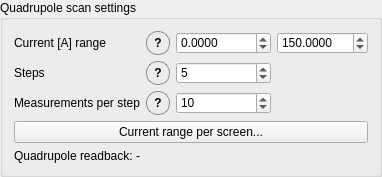
        <widget class="QGroupBox" name="scanGroup">
         <property name="styleSheet">
          <string notr="true">QGroupBox#scanGroup {
    border: 1px solid palette(mid);
    border-radius: 6px;
    margin-top: 8px;
    padding-top: 6px;
}
QGroupBox#scanGroup::title {
    subcontrol-origin: margin;
    left: 10px;
    padding: 0 4px 0 4px;
}</string>
         </property>
         <property name="title">
          <string>Quadrupole scan settings</string>
         </property>
         <layout class="QGridLayout" name="gridScan">
          <item row="0" column="2">
           <widget class="QDoubleSpinBox" name="maximum_current">
            <property name="decimals">
             <number>4</number>
            </property>
            <property name="minimum">
             <double>-10.000000000000000</double>
            </property>
            <property name="maximum">
             <double>10000.000000000000000</double>
            </property>
            <property name="value">
             <double>150.000000000000000</double>
            </property>
           </widget>
          </item>
          <item row="0" column="1">
           <widget class="QDoubleSpinBox" name="minimum_current">
            <property name="decimals">
             <number>4</number>
            </property>
            <property name="minimum">
             <double>-10000.000000000000000</double>
            </property>
            <property name="maximum">
             <double>10000.000000000000000</double>
            </property>
            <property name="value">
             <double>0.000000000000000</double>
            </property>
           </widget>
          </item>
          <item row="0" column="0">
           <layout class="QHBoxLayout" name="deltaMinLabelHBox">
            <item>
             <widget class="QLabel" name="label">
              <property name="text">
               <string>Current [A] range</string>
              </property>
             </widget>
            </item>
            <item>
             <widget class="QToolButton" name="delta_min_info_button">
              <property name="minimumSize">
               <size>
                <width>24</width>
                <height>24</height>
               </size>
              </property>
              <property name="maximumSize">
               <size>
                <width>24</width>
                <height>24</height>
               </size>
              </property>
              <property name="cursor">
               <cursorShape>PointingHandCursor</cursorShape>
              </property>
              <property name="toolTip">
               <string>&lt;html&gt;&lt;head/&gt;&lt;body&gt;&lt;p&gt;Range of quadrupole current for a quadrupole scan. &lt;/p&gt;&lt;p&gt;The tool picks uniformly number of steps between minimum and maximum current.&lt;/p&gt;&lt;/body&gt;&lt;/html&gt;</string>
              </property>
              <property name="styleSheet">
               <string notr="true">QToolButton#delta_min_info_button {
    border: 1px solid #888;
    border-radius: 11px;
    min-width: 22px;
    max-width: 22px;
    min-height: 22px;
    max-height: 22px;
    padding: 0px;
    font-weight: bold;
}
QToolButton#delta_min_info_button:hover {
    background-color: rgba(128, 128, 128, 60);
}</string>
              </property>
              <property name="text">
               <string>?</string>
              </property>
              <property name="toolButtonStyle">
               <enum>Qt::ToolButtonTextOnly</enum>
              </property>
              <property name="autoRaise">
               <bool>false</bool>
              </property>
             </widget>
            </item>
           </layout>
          </item>
          <item row="1" column="0">
           <layout class="QHBoxLayout" name="horizontalLayout_2">
            <item>
             <widget class="QLabel" name="steps_label">
              <property name="text">
               <string>Steps</string>
              </property>
             </widget>
            </item>
            <item>
             <widget class="QToolButton" name="steps_toolbutton">
              <property name="toolTip">
               <string>&lt;html&gt;&lt;head/&gt;&lt;body&gt;&lt;p&gt;Number of quadrupole scan steps between the minimum and the maximum current.&lt;br/&gt;Set to 0 to run conventional multi-screen emittance measurement without scanning the quadrupole. &lt;/p&gt;&lt;p&gt;Steps == 0 can also be used to gather data from the screens.&lt;/p&gt;&lt;/body&gt;&lt;/html&gt;</string>
              </property>
              <property name="styleSheet">
               <string notr="true">QToolButton#steps_toolbutton {
    border: 1px solid #888;
    border-radius: 11px;
    min-width: 22px;
    max-width: 22px;
    min-height: 22px;
    max-height: 22px;
    padding: 0px;
    font-weight: bold;
}
QToolButton#steps_toolbutton:hover {
    background-color: rgba(128, 128, 128, 60);
}</string>
              </property>
              <property name="text">
               <string>?</string>
              </property>
             </widget>
            </item>
           </layout>
          </item>
          <item row="2" column="0">
           <layout class="QHBoxLayout" name="horizontalLayout_3">
            <item>
             <widget class="QLabel" name="nshots_label">
              <property name="text">
               <string>Measurements per step</string>
              </property>
             </widget>
            </item>
            <item>
             <widget class="QToolButton" name="nshots_toolbutton">
              <property name="toolTip">
               <string>&lt;html&gt;&lt;head/&gt;&lt;body&gt;&lt;p&gt;Number of beam size measurements acquired at each quadrupole setting.&lt;br/&gt;The displayed beam size is the average of all measurements. &lt;/p&gt;&lt;p&gt;&lt;br/&gt;&lt;/p&gt;&lt;/body&gt;&lt;/html&gt;</string>
              </property>
              <property name="styleSheet">
               <string notr="true">QToolButton#nshots_toolbutton {
    border: 1px solid #888;
    border-radius: 11px;
    min-width: 22px;
    max-width: 22px;
    min-height: 22px;
    max-height: 22px;
    padding: 0px;
    font-weight: bold;
}
QToolButton#nshots_toolbutton:hover {
    background-color: rgba(128, 128, 128, 60);
}</string>
              </property>
              <property name="text">
               <string>?</string>
              </property>
             </widget>
            </item>
           </layout>
          </item>
          <item row="1" column="1">
           <widget class="QSpinBox" name="steps_settings">
            <property name="minimum">
             <number>0</number>
            </property>
            <property name="maximum">
             <number>100</number>
            </property>
            <property name="value">
             <number>5</number>
            </property>
           </widget>
          </item>
          <item row="3" column="0" colspan="3">
           <widget class="QPushButton" name="per_screen_ranges_button">
            <property name="toolTip">
             <string>&lt;html&gt;&lt;head/&gt;&lt;body&gt;&lt;p&gt;Set a separate quadrupole current range for each selected screen.&lt;/p&gt;&lt;p&gt;Screens that are not given their own range use the range above.&lt;/p&gt;&lt;/body&gt;&lt;/html&gt;</string>
            </property>
            <property name="text">
             <string>Current range per screen...</string>
            </property>
           </widget>
          </item>
          <item row="4" column="0" colspan="3">
           <widget class="QLabel" name="quad_readback_label">
            <property name="styleSheet">
             <string notr="true">color: palette(placeholder-text);</string>
            </property>
            <property name="text">
             <string>Quadrupole readback: -</string>
            </property>
            <property name="wordWrap">
             <bool>true</bool>
            </property>
           </widget>
          </item>
          <item row="2" column="1">
           <widget class="QSpinBox" name="meas_per_step">
            <property name="minimum">
             <number>2</number>
            </property>
            <property name="maximum">
             <number>200</number>
            </property>
            <property name="value">
             <number>10</number>
            </property>
           </widget>
          </item>
         </layout>
        </widget>
